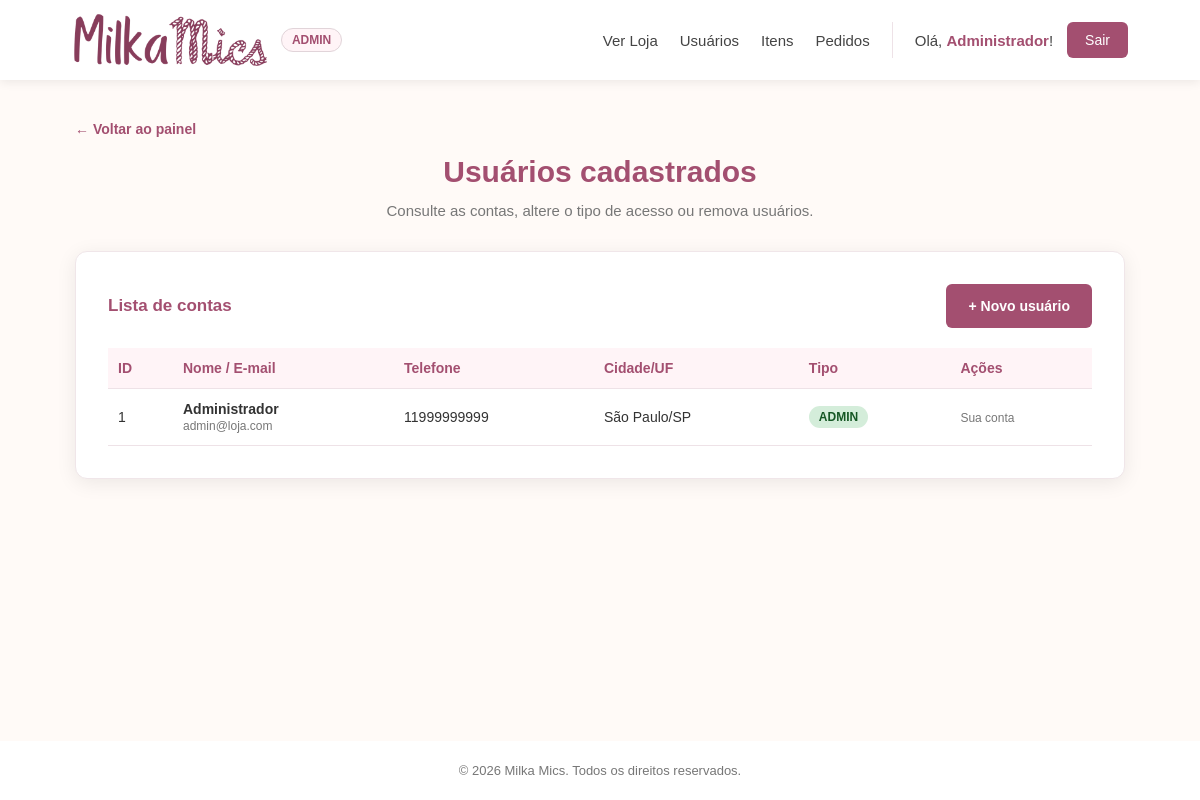
Page /admin_usuarios.php (signed in) on the committed database.
### tables this page shows
CREATE TABLE USUARIOS(
    ID       INT AUTO_INCREMENT PRIMARY KEY,
    NOME     VARCHAR(100) NOT NULL,
    TELEFONE VARCHAR(20) NOT NULL,
    EMAIL    VARCHAR(150) NOT NULL UNIQUE,
    SENHA    VARCHAR(255) NOT NULL,
    
     
    CEP         VARCHAR(9) NOT NULL,
    LOGRADOURO  VARCHAR(255) NOT NULL,
    NUMERO      VARCHAR(20) NOT NULL,
    COMPLEMENTO VARCHAR(100) DEFAULT NULL,
    BAIRRO      VARCHAR(100) NOT NULL,
    CIDADE      VARCHAR(100) NOT NULL,
    UF          CHAR(2) NOT NULL,

     
    TIPO ENUM('cliente', 'admin') NOT NULL DEFAULT 'cliente',
    CRIADO_EM TIMESTAMP DEFAULT CURRENT_TIMESTAMP
);

### config/auth.php (called while the page is built, shortened)
<?php
function e($valor): string
{
    return htmlspecialchars((string) $valor, ENT_QUOTES, 'UTF-8');
}

### admin_usuarios.php (the view, shortened to what this page needs)
<?php
require_once __DIR__ . '/config/conexao.php';
require_once __DIR__ . '/config/auth.php';
$meuId = (int) $_SESSION['usuario_id'];
$resultado = $conexao->query(
    "SELECT ID, NOME, EMAIL, TELEFONE, CIDADE, UF, TIPO
     FROM USUARIOS
     ORDER BY ID DESC"
);
require __DIR__ . '/admin/_topo.php';
?>
<div class="cabecalho">
    <h1>Usuários cadastrados</h1>
    <p>Consulte as contas, altere o tipo de acesso ou remova usuários.</p>
</div>
<div class="card">
    <div class="topo-tabela">
        <h2 class="secao-titulo titulo-sem-borda">Lista de contas</h2>
        <a href="cadastro.php" class="btn-primario">+ Novo usuário</a>
    </div>
    <div class="tabela-responsiva">
        <table class="tabela-admin">
            <thead>
                <tr>
                    <th>ID</th>
                    <th>Nome / E-mail</th>
                    <th>Telefone</th>
                    <th>Cidade/UF</th>
                    <th>Tipo</th>
                    <th>Ações</th>
                </tr>
            </thead>
            <tbody>
                <?php while ($u = $resultado->fetch_assoc()): ?>
                    <?php $ehMinhaConta = (int) $u['ID'] === $meuId; ?>
                    <tr>
                        <td><?= (int) $u['ID'] ?></td>
                        <td>
                            <strong><?= e($u['NOME']) ?></strong><br>
                            <span class="texto-suave">
                                <?= e($u['EMAIL']) ?>
                            </span>
                        </td>
                        <td><?= e($u['TELEFONE']) ?></td>
                        <td>
                            <?= e($u['CIDADE']) ?>/<?= e($u['UF']) ?>
                        </td>
                        <td>
                            <?php if ($u['TIPO'] === 'admin'): ?>
                                <span class="tag-tipo tag-ativo">Admin</span>
                            <?php else: ?>
                                <span class="tag-tipo tag-inativo">Cliente</span>
                            <?php endif; ?>
                        </td>
                        <td>
                            <?php if ($ehMinhaConta): ?>
                                <span class="texto-suave">Sua conta</span>
                            <?php endif; ?>
                        </td>
                    </tr>
                <?php endwhile; ?>
            </tbody>
        </table>
    </div>
</div>
<?php require __DIR__ . '/admin/_rodape.php'; ?>

### assets/css/style.css (style rules this page uses)
:root { --cor-principal: #a34f70; --cor-principal-escura: #873d5b; --cor-fundo: #fffaf7; --cor-texto: #333; --cor-texto-suave: #777; --cor-label: #444; --cor-placeholder: #aaa; --cor-borda-campo: #e1d4d9; --cor-borda-card: #f0e6e9; --cor-linha: #eee2e7; --cor-hover-claro: #fff4f7; --cor-branco: #fff; }
* { margin: 0; padding: 0; box-sizing: border-box; }
body { font-family: Arial, Helvetica, sans-serif; background: var(--cor-fundo); color: var(--cor-texto); min-height: 100vh; display: flex; flex-direction: column; }
.cabecalho { text-align: center; margin-bottom: 28px; }
.cabecalho h1 { color: var(--cor-principal); font-size: 30px; margin-bottom: 10px; }
.cabecalho p { color: var(--cor-texto-suave); font-size: 15px; line-height: 1.6; }
.card { background: var(--cor-branco); padding: 32px; border-radius: 12px; box-shadow: 0 4px 20px rgba(0, 0, 0, 0.08); border: 1px solid var(--cor-borda-card); }
.secao-titulo { font-size: 17px; font-weight: bold; color: var(--cor-principal); padding-bottom: 12px; margin-bottom: 22px; border-bottom: 1px solid var(--cor-linha); }
button, .btn-primario, .voltar, .secundario { min-height: 44px; padding: 0 22px; border-radius: 6px; font-size: 14px; font-weight: bold; cursor: pointer; text-decoration: none; display: inline-flex; align-items: center; justify-content: center; transition: background 0.2s; }
button, .btn-primario { border: none; background: var(--cor-principal); color: var(--cor-branco); }

### assets/css/admin.css (style rules this page uses)
.topo-tabela { display: flex; justify-content: space-between; align-items: center; margin-bottom: 20px; flex-wrap: wrap; gap: 12px; }
.tabela-admin { width: 100%; border-collapse: collapse; font-size: 14px; }
.tabela-admin th, .tabela-admin td { text-align: left; padding: 12px 10px; border-bottom: 1px solid var(--cor-linha); }
.tabela-admin th { background: var(--cor-hover-claro); color: var(--cor-principal); }
.menu .botao, .btn-primario { min-height: 44px; padding: 0 22px; border-radius: 6px; font-size: 14px; font-weight: bold; background: var(--cor-principal); color: var(--cor-branco); text-decoration: none; display: inline-flex; align-items: center; justify-content: center; transition: background 0.2s; }
.titulo-sem-borda { margin-bottom: 0; border-bottom: none; padding-bottom: 0; }
.tabela-responsiva { overflow-x: auto; }
.texto-suave { color: var(--cor-texto-suave); font-size: 12px; }
.tag-tipo { display: inline-block; padding: 4px 10px; border-radius: 20px; font-size: 12px; font-weight: bold; text-transform: uppercase; }

### admin/_topo.php (style rules this page uses)
.tabela-admin td { vertical-align: middle; }
.tag-ativo { background: #d4edda; color: #155724; }

### rows in the picture
usuarios: ID "1", NOME "Administrador", EMAIL "admin@loja.com", TELEFONE "11999999999", CIDADE "São Paulo", UF "SP", TIPO "ADMIN", shows "Sua conta"

### other values in the picture
$cab_nome "Administrador"
